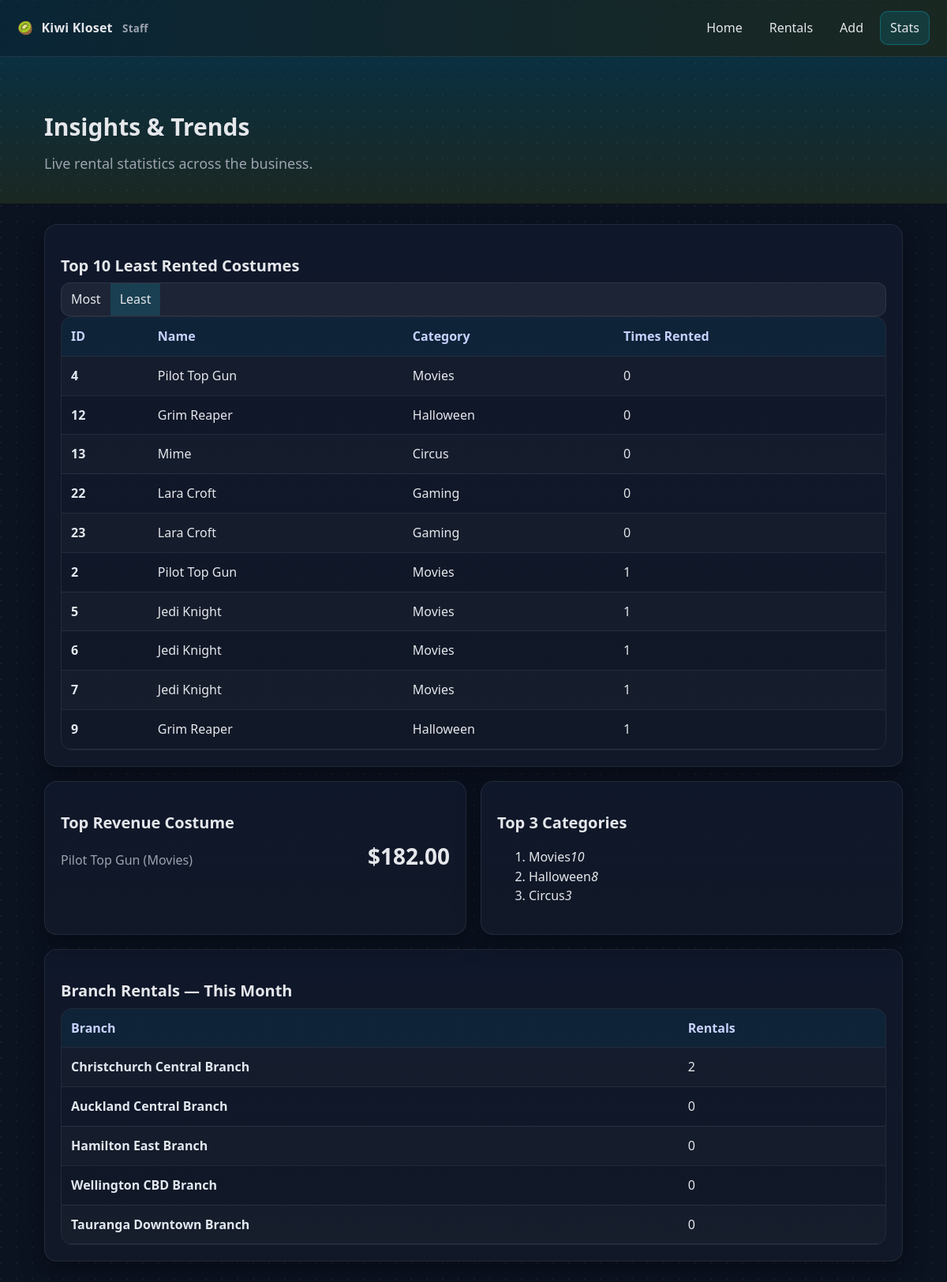
Screenshot of /stats.php?popularity=least with the database file from the repository.
### tables this page shows
CREATE TABLE costumes (
    id INT PRIMARY KEY,
	is_available TINYINT(1) NOT NULL,
	branch_id INT NOT NULL,
	name VARCHAR(255) NOT NULL,
	size VARCHAR(255) NOT NULL,
	daily_rate DECIMAL(10, 2) NOT NULL,
	category VARCHAR(255) NOT NULL
);

CREATE TABLE branches (
	id INT PRIMARY KEY,
    name varchar(255) NOT NULL,
    location VARCHAR(255) NOT NULL,
	email VARCHAR(255) NOT NULL
);

### stats.php (the view, shortened to what this page needs)
<?php
require 'db.php';
$popularity = in_enum('popularity',['most','least'],'most');
$orderSql = ($popularity==='least') ? 'ORDER BY times_rented ASC, c.id ASC' : 'ORDER BY times_rented DESC, c.id ASC';
function qall($sql,$params=[]){ try{$s=db()->prepare($sql);$s->execute($params);return $s->fetchAll();}catch(Throwable $e){return ['__error__'=>$e->getMessage()];}}
$topCostumes = qall("
  SELECT c.id,c.name,c.category,COUNT(r.id) AS times_rented
  FROM costumes c LEFT JOIN rentals r ON r.costume_id=c.id
  GROUP BY c.id,c.name,c.category
  $orderSql LIMIT 10
");
$topRevenue = qall("
  SELECT c.id,c.name,c.category,
  SUM(GREATEST(TIMESTAMPDIFF(DAY,r.start_datetime,COALESCE(r.end_datetime,NOW()))+1,1)*c.daily_rate) AS revenue
  FROM costumes c JOIN rentals r ON r.costume_id=c.id
  GROUP BY c.id,c.name,c.category
  ORDER BY revenue DESC LIMIT 1
");
$topCategories = qall("
  SELECT c.category,COUNT(r.id) AS rentals_count
  FROM costumes c LEFT JOIN rentals r ON r.costume_id=c.id
  GROUP BY c.category ORDER BY rentals_count DESC LIMIT 3
");
$branchMonth = qall("
  SELECT b.id AS branch_id,b.name AS branch_name,COUNT(r.id) AS rentals_this_month
  FROM branches b LEFT JOIN costumes c ON c.branch_id=b.id
  LEFT JOIN rentals r ON r.costume_id=c.id
    AND YEAR(r.start_datetime)=YEAR(CURDATE())
    AND MONTH(r.start_datetime)=MONTH(CURDATE())
  GROUP BY b.id,b.name ORDER BY rentals_this_month DESC
");
?>
<!doctype html>
<html lang="en">
<head>
  <link rel="stylesheet" href="assets/css/style.css">
</head>
<body class="bg-grid">
<section class="hero deep">
  <div class="container">
    <h1>Insights & Trends</h1>
    <p class="lead">Live rental statistics across the business.</p>
  </div>
</section>
<main class="container">
  <div class="card elevation">
    <div class="between">
      <h2>Top 10 <?=h(ucfirst($popularity))?> Rented Costumes</h2>
      <div class="segmented">
        <a class="<?= $popularity==='most'?'on':''?>" href="stats.php?popularity=most">Most</a>
        <a class="<?= $popularity==='least'?'on':''?>" href="stats.php?popularity=least">Least</a>
      </div>
    </div>
    <?php
      if(isset($topCostumes['__error__'])) echo '<div class="alert error">'.h($topCostumes['__error__']).'</div>';
      elseif(!$topCostumes) echo '<div class="empty">No data found.</div>';
      else {
        echo '<div class="table-wrap"><table class="table fancy"><thead><tr><th>ID</th><th>Name</th><th>Category</th><th>Times Rented</th></tr></thead><tbody>';
        foreach($topCostumes as $r){
          echo '<tr><td>'.h($r['id']).'</td><td>'.h($r['name']).'</td><td>'.h($r['category']).'</td><td>'.h($r['times_rented']).'</td></tr>';
        }
        echo '</tbody></table></div>';
      }
    ?>
  </div>
  <div class="spacer"></div>
  <div class="grid-2">
    <div class="card elevation">
      <h2>Top Revenue Costume</h2>
      <?php
        if(isset($topRevenue['__error__'])) echo '<div class="alert error">'.h($topRevenue['__error__']).'</div>';
        elseif(!$topRevenue) echo '<div class="empty">No revenue data.</div>';
        else { $r=$topRevenue[0];
          echo '<div class="metric"><div class="metric-label">'.h($r['name']).' ('.h($r['category']).')</div>
                <div class="metric-value">$'.h(number_format($r['revenue'],2)).'</div></div>';
        }
      ?>
    </div>
    <div class="card elevation">
      <h2>Top 3 Categories</h2>
      <?php
        if(isset($topCategories['__error__'])) echo '<div class="alert error">'.h($topCategories['__error__']).'</div>';
        elseif(!$topCategories) echo '<div class="empty">No category data.</div>';
        else {
          echo '<ol class="ranked">';
          foreach($topCategories as $r){
            echo '<li><span>'.h($r['category']).'</span><em>'.h($r['rentals_count']).'</em></li>';
          }
          echo '</ol>';
        }
      ?>
    </div>
  </div>
  <div class="spacer"></div>
  <div class="card elevation">
    <h2>Branch Rentals — This Month</h2>
    <?php
      if(isset($branchMonth['__error__'])) echo '<div class="alert error">'.h($branchMonth['__error__']).'</div>';
      elseif(!$branchMonth) echo '<div class="empty">No branch data.</div>';
      else {
        echo '<div class="table-wrap"><table class="table fancy"><thead><tr><th>Branch</th><th>Rentals</th></tr></thead><tbody>';
        foreach($branchMonth as $r){
          echo '<tr><td>'.h($r['branch_name']).'</td><td>'.h($r['rentals_this_month']).'</td></tr>';
        }
        echo '</tbody></table></div>';
      }
    ?>
  </div>
</main>
</body>
</html>

### style.css (style rules this page uses)
:root { --bg:#0b1220; --card:#0f172a; --panel:#111827; --text:#e5e7eb; --muted:#9ca3af; --brand:#06b6d4; --brand-600:#0891b2; --accent:#a3e635; --warn:#f59e0b; --error:#ef4444; --border:rgba(255,255,255,.08); --shadow:0 10px 30px rgba(0,0,0,.35); }
* { box-sizing:border-box }
html,body { margin:0; padding:0 }
body { font:16px/1.55 system-ui,-apple-system,Segoe UI,Roboto,Arial,sans-serif; color:var(--text); background:var(--bg) }
.bg-grid { background-image: radial-gradient(circle at 1px 1px, rgba(255,255,255,.05) 1px, transparent 0); background-size: 20px 20px; }
.container { max-width:1120px; margin:26px auto; padding:0 16px }
.card { background:linear-gradient(180deg, var(--card), var(--panel)); border:1px solid var(--border); border-radius:16px; padding:20px }
.elevation { box-shadow:var(--shadow) }
.spacer { height:18px }
.hero { padding:40px 0 10px; background:linear-gradient(180deg, rgba(6,182,212,.12), transparent) }
.hero.deep { background:linear-gradient(180deg, rgba(6,182,212,.18), rgba(163,230,53,.10)) }
.hero .lead { color:var(--muted); max-width:860px }
h1 { margin:.2rem 0 .6rem; font-size:30px }
h2 { margin:1rem 0 .4rem; font-size:20px }
p.lead { font-size:18px; margin:.4rem 0 0 }
.table-wrap { overflow:auto; border:1px solid var(--border); border-radius:14px }
table { width:100%; border-collapse:collapse; min-width:760px }
th,td { padding:12px 12px; border-bottom:1px solid var(--border); text-align:left }
th { color:#c7d2fe; background:rgba(6,182,212,.08); position:sticky; top:0 }
tbody tr:nth-child(odd) { background:rgba(255,255,255,.02) }
.table.fancy td:first-child { font-weight:700; color:#e2e8f0 }
.segmented { display:flex; background:rgba(255,255,255,.06); border:1px solid var(--border); border-radius:12px; overflow:hidden }
.segmented a { padding:8px 12px; text-decoration:none; color:var(--text) }
.segmented a.on { background:rgba(6,182,212,.18) }
.grid-2 { display:grid; grid-template-columns:1fr 1fr; gap:18px }
.metric { display:flex; align-items:baseline; justify-content:space-between }
.metric-label { color:var(--muted) }
.metric-value { font-size:28px; font-weight:800 }

### rows the page displays
costumes: id "4", name "Pilot Top Gun", category "Movies", times_rented "0"
costumes: id "12", name "Grim Reaper", category "Halloween", times_rented "0"
costumes: id "13", name "Mime", category "Circus", times_rented "0"
costumes: id "22", name "Lara Croft", category "Gaming", times_rented "0"
costumes: id "23", name "Lara Croft", category "Gaming", times_rented "0"
costumes: id "2", name "Pilot Top Gun", category "Movies", times_rented "1"
costumes: id "5", name "Jedi Knight", category "Movies", times_rented "1"
costumes: id "6", name "Jedi Knight", category "Movies", times_rented "1"
costumes: id "7", name "Jedi Knight", category "Movies", times_rented "1"
costumes: id "9", name "Grim Reaper", category "Halloween", times_rented "1"
costumes: name "Pilot Top Gun", category "Movies"
branches: name "Christchurch Central Branch", rentals_this_month "2"
branches: name "Auckland Central Branch", rentals_this_month "0"
branches: name "Hamilton East Branch", rentals_this_month "0"
branches: name "Wellington CBD Branch", rentals_this_month "0"
branches: name "Tauranga Downtown Branch", rentals_this_month "0"

### other values shown
$labelEsc "Home"
$labelEsc "Rentals"
$labelEsc "Add"
$labelEsc "Stats"
$popularity "Least"
$r['revenue'] "182.00"
$r['category'] "Movies"
$r['rentals_count'] "10"
$r['category'] "Halloween"
$r['rentals_count'] "8"
$r['category'] "Circus"
$r['rentals_count'] "3"
